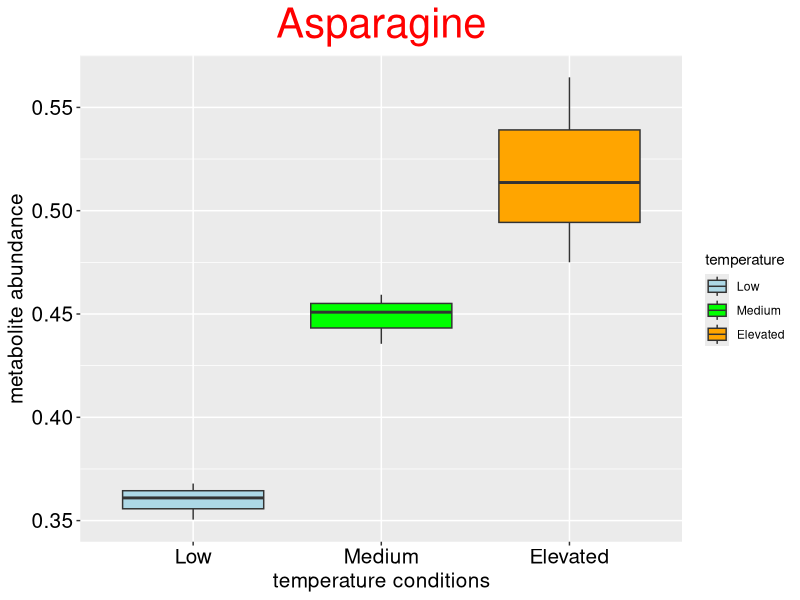
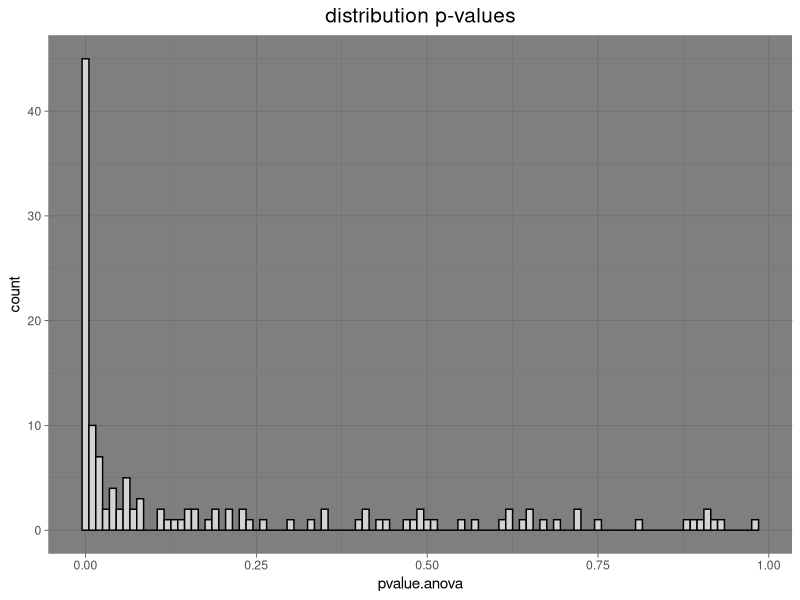
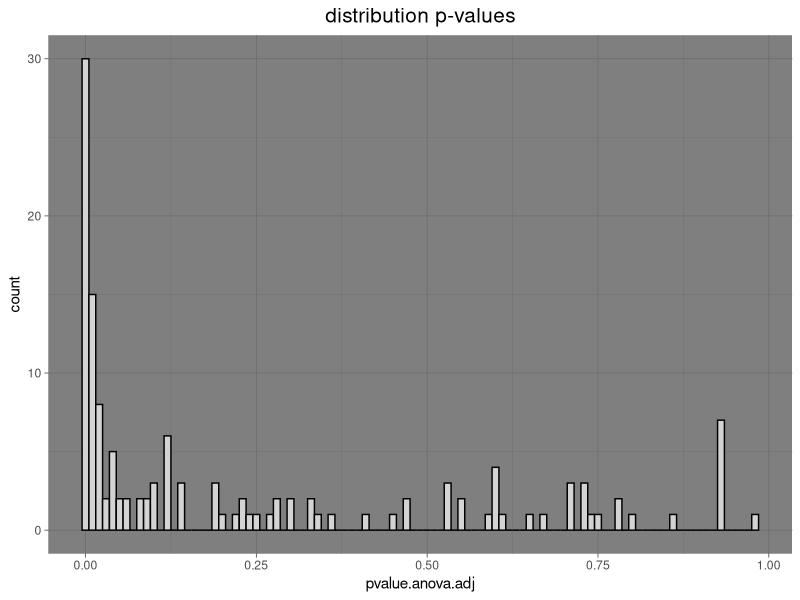
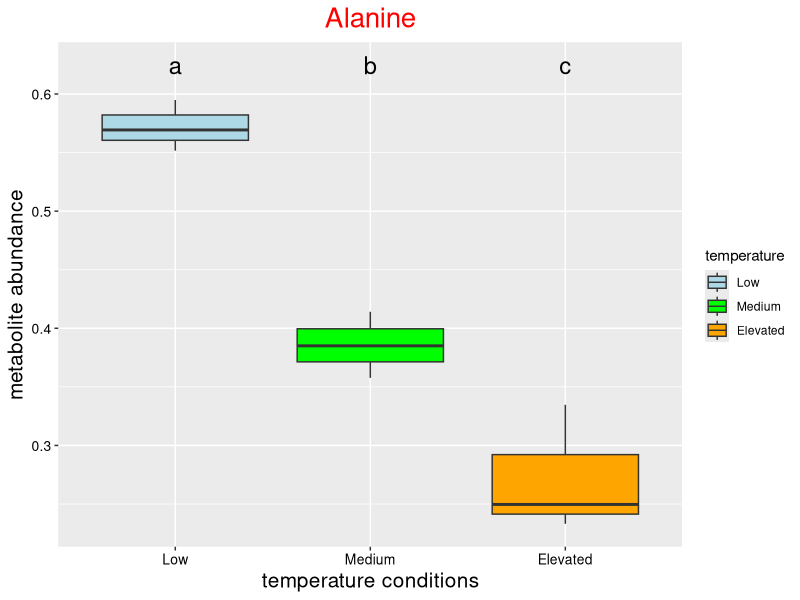

Here is the R script that generated these plots, in order:
## ---- chunk 1


options(width = 300)
options(encoding = 'UTF-8')

knitr::opts_chunk$set(
  fig.width = 7,
  fig.height = 5,
  fig.align = "center",
  fig.show="asis",
  size = "tiny",
  include = TRUE,
  echo = TRUE,
  eval = TRUE,
  warning = FALSE,
  message = FALSE,
  results="markup",
  tidy=FALSE, 
  tidy.opts=list(width.cutoff=90),
  class.output="bg-success"
  )
  
  
## ---- chunk 2

library(knitr)

library(formatR)

library(multcomp)

library(ggplot2)

library(ggpubr)

library(dplyr)

## ---- chunk 3

table1<-read.table("metabolome.csv", sep=";", dec=".", header=T,row.names=1)

## ---- chunk 4

table2<-log1p(table1)

## ---- chunk 5

temperature<-factor(rep(c("Low","Medium","Elevated"),each=3),levels=c("Low","Medium","Elevated"))

table2<-cbind.data.frame(temperature,table2)

## ---- chunk 6

# exemple sur la 3eme métabolite du tableau

i = "Asparagine"

varname <- colnames(table2[i])

g <-
  ggplot(table2, aes(fill = temperature)) + # remplissage des box selon modalités de temperature
  geom_boxplot(aes_string(x = temperature, y = table2[, i])) +
  labs(title = varname, x = "temperature conditions", y = "metabolite abundance") + # pour définir tous les titres du graphique
  theme(plot.title = element_text(
    colour = "red",
    size = 30,
    hjust = 0.5
  )) + # formatage titre, hjust = 0.5 pour centrer
  theme(axis.title.x = element_text(colour = "black", size = 15)) + # formatage étiquette des abscisses
  theme(axis.title.y = element_text(colour = "black", size = 15)) + # formatage étiquette des ordonnées
  theme(axis.text.x = element_text(colour = "black", size = 15)) + # formatage valeurs en abscisses
  theme(axis.text.y = element_text(colour = "black", size = 15)) + # formatage valeurs en ordonnées
  scale_fill_manual(
    breaks = c("Low", "Medium", "Elevated"),
    values = c("lightblue", "green", "orange")
  ) # pour fixer les couleurs des box

print(g)

## ---- chunk 7

pvalue.anova<- c()

for(i in 2:ncol(table2)){
  res.anova<-aov(table2[,i]~temperature, data=table2)
  paramANOVA<-summary(res.anova)
  pvalue.anova <- c(pvalue.anova, paramANOVA[[1]][,5][1])
}

names(pvalue.anova) <- colnames(table1)

ggplot(as.data.frame(pvalue.anova), aes(x=pvalue.anova)) + 
  geom_histogram(binwidth=0.01,color="black", fill="lightgray")+
  labs(title="distribution p-values")+
  theme_dark()+
   theme(plot.title = element_text(
      size = 15,
      hjust = 0.5))

## ---- chunk 8

liste1 <- pvalue.anova[pvalue.anova<0.05]
length(liste1)

liste2 <- pvalue.anova[pvalue.anova<0.01]
length(liste2)

liste3 <- pvalue.anova[pvalue.anova<0.001]
length(liste3)

## ---- chunk 9

pvalue.anova.adj <- p.adjust(pvalue.anova,method="fdr")

length(pvalue.anova.adj)

ggplot(as.data.frame(pvalue.anova.adj), aes(x=pvalue.anova.adj)) + 
  geom_histogram(binwidth=0.01,color="black", fill="lightgray")+
  labs(title="distribution p-values")+
  theme_dark()+
   theme(plot.title = element_text(
      size = 15,
      hjust = 0.5))

## ---- chunk 10

liste4 <- pvalue.anova.adj[pvalue.anova.adj<0.05]
length(liste4)

liste5 <- pvalue.anova.adj[pvalue.anova.adj<0.01]
length(liste5)

liste6 <- pvalue.anova.adj[pvalue.anova.adj<0.001]
length(liste6)

## ---- chunk 11

table_selection <- table1[,which(colnames(table1) %in% names(liste1))] 

# export

write.table(
  table_selection,
  file = "metabolome_selection_70.csv",
  append = F,
  sep = ";",
  dec = ".",
  row.names = T,
  col.names = NA,
  fileEncoding = "UTF-8"
)


## ---- chunk 12

# création d'un tableau "tabmult" qui collecte
# l'ensemble des p-values de comparaisons multiples

tabmult=NULL

for(i in 2:ncol(table2)){
  aov<-aov(table2[,i]~temperature, data=table2)
  multcomp<-TukeyHSD(aov)
  tabmult<-cbind(tabmult,multcomp$temperature [,4])
}

colnames(tabmult)<-colnames(table1)

kable(formatC(tabmult[,1:8], format="e",digits=2))

## ---- chunk 13

# exemple de la protéines AT5G20720.1

i="Alanine"

  varname <- colnames(table2[i])
  res.anova <- aov(table2[,i] ~ temperature, data = table2)
  tuk <- glht(res.anova, linfct = mcp(temperature = "Tukey"))
  CLD <- cld(tuk, level = 0.05)
  CLD <-
    data.frame(
      temperature = names(CLD$mcletters$Letters),
      lettres = CLD$mcletters$Letters
    )

  g <- ggplot(table2, aes(fill = temperature)) +
    geom_boxplot(aes_string(x = table2$temperature, y = table2[,i])) +
    labs(title = paste(varname,sep=""), x = "temperature conditions", y = "metabolite abundance") +
    theme_grey() +
    theme(plot.title = element_text(
      colour = "red",
      size = 20,
      hjust = 0.5
    )) +
    theme(axis.title.x = element_text(colour = "black", size = 15)) +
    theme(axis.title.y = element_text(colour = "black", size = 15)) +
    theme(axis.text.x = element_text(
      angle = 0,
      colour = "black",
      size = 10
    )) +
    theme(axis.text.y = element_text(colour = "black", size = 10)) +

    geom_text(
      data = CLD,
      aes(
        x = temperature,
        label = lettres,
        y = max(table2[,i])+ max(table2[,i])*0.05
      ),
      colour = "black",
      size = 6
    ) +

    scale_fill_manual(
      breaks = c(
        "Low","Medium","Elevated"
      ),
      values = c(
        "lightblue", "green", "orange"
      )
    )

  print(g)

## ---- chunk 14

# compilation des cld dans l'objet matrice.tuk

varname<-c()
matrice.tuk<-matrix()

for (i in 2:ncol(table2)){  
  varname<-colnames(table2[i])
  aov<-aov(table2[,i]~temperature, data=table2)
  tuk <- glht(aov, linfct=mcp(temperature="Tukey"))
  out.cld<-cld(tuk, level=0.05)
  matrice.tuk<-cbind.data.frame(matrice.tuk,out.cld$mcletters$Letters)
}


matrice.tuk <- matrice.tuk[,-1]
colnames(matrice.tuk)<-colnames(table1)

kable(matrice.tuk[,1:8])

## ---- chunk 15
## exemple d'un profil de variation sur la température : "a-b-b"

matrice.tuk.ftr<-matrice.tuk[,which(matrice.tuk[1,]=="a" & matrice.tuk[2,]=="b" & matrice.tuk[3,]=="b")]

dim(matrice.tuk.ftr)

kable(matrice.tuk.ftr[,1:8])
## ---- chunk 16

# calcul des moyennes par groupe de température

matrice.moy<- aggregate(table2[,2:ncol(table2)],by=list(table2$temperature),FUN=mean)[,-1]

colnames(matrice.moy) <- colnames(table1)

row.names(matrice.moy) <- c("Low mean","Medium mean","Elevated mean")

# fusion de toutes les sorties statistiques sur les variables
# pour générer un tableau de synthèse exporté au format .csv
# pour ouverture dans un tableur
# fonction d'export : write.table !!!

table3 <-
  rbind.data.frame(
    round(matrice.moy, 3),
    "pvalue.anova" = formatC(pvalue.anova, format = "e", digits = 2),
    "pvalue.anova.adj" = formatC(pvalue.anova.adj, format = "e", digits = 2),
    formatC(tabmult, format = "e", digits = 2),
    matrice.tuk
  )

write.table(t(table3),"tableau final anova metabolome.csv",dec=".",sep=";",append=F,row.names=T,col.names=NA)
